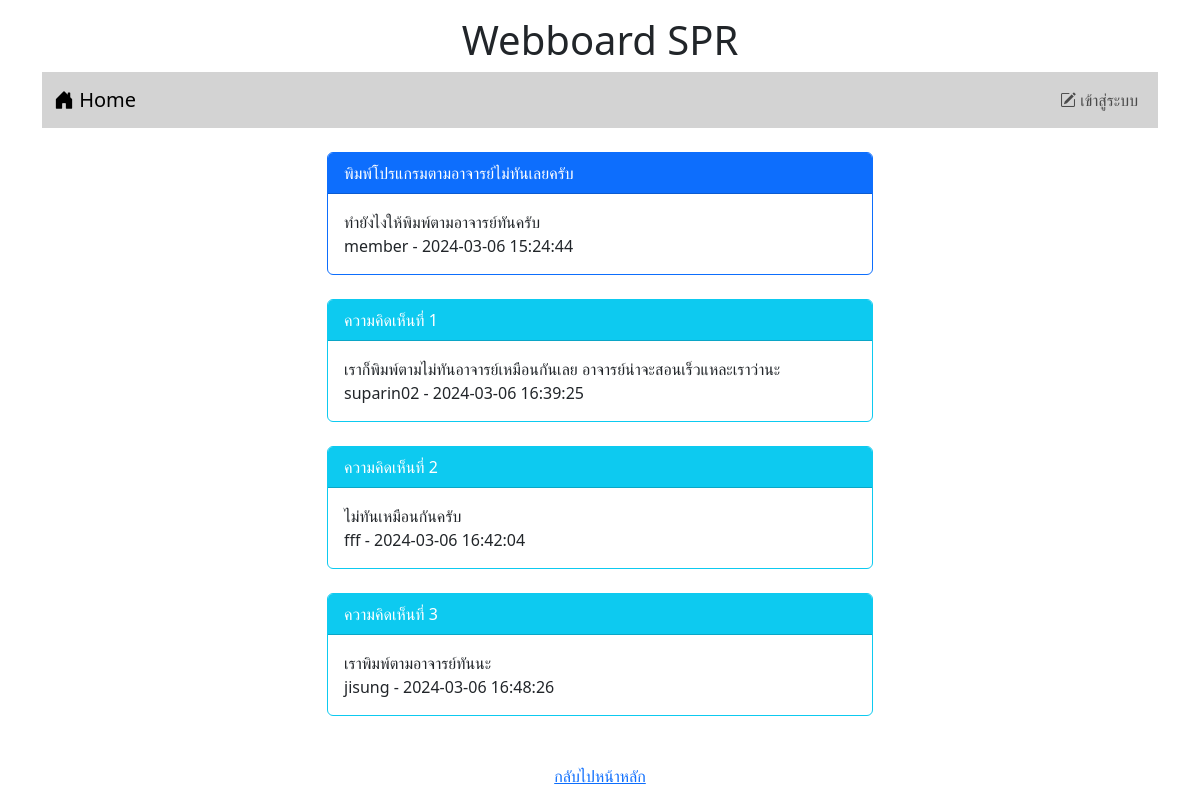
The app's page /post.php?id=4 with its own data.
### tables this page shows
CREATE TABLE `post` (
  `id` int(11) NOT NULL,
  `title` varchar(128) NOT NULL,
  `content` varchar(2048) NOT NULL,
  `post_date` datetime NOT NULL,
  `cat_id` int(11) NOT NULL,
  `user_id` int(11) NOT NULL
);

CREATE TABLE `user` (
  `id` int(11) NOT NULL,
  `login` varchar(32) NOT NULL,
  `password` varchar(64) NOT NULL,
  `name` varchar(64) NOT NULL,
  `gender` char(1) NOT NULL,
  `email` varchar(32) NOT NULL,
  `role` char(1) NOT NULL
);

CREATE TABLE `comment` (
  `id` int(11) NOT NULL,
  `content` varchar(20148) NOT NULL,
  `post_date` datetime NOT NULL,
  `user_id` int(11) NOT NULL,
  `post_id` int(11) NOT NULL
);

### post.php (the view, shortened to what this page needs)
<!DOCTYPE html>
<html lang="en">
<head>
    <link rel="stylesheet" href="bootstrap-5.3.2-dist/css/bootstrap.min.css">
    <link rel="stylesheet" href="https://cdn.jsdelivr.net/npm/bootstrap-icons@1.11.3/font/bootstrap-icons.min.css">
</head>
<body>
    <div class="container-lg">
        <h1 style="text-align: center;" class="mt-3">Webboard SPR</h1>
        <?php include "nav.php" ?>
        <div class="row mt-4">
            <div class="col-lg-3 col-md-2 col-sm-1"></div>
            <div class="col-lg-6 col-md-8 col-sm-10">
            <?php
                $conn = new PDO("mysql:host=localhost;dbname=webboard;charset=utf8","root","");
                $sql = "select post.title,post.content,post.post_date,user.login
                from post inner join user on (post.user_id=user.id) where post.id=$_GET[id]";
                $result = $conn->query($sql);
                while($row=$result->fetch()){
                    echo "<div class='card border-primary'>";
                    echo "<div class='card-header bg-primary text-white'>$row[0]</div>";
                    echo "<div class='card-body'>$row[1]<br>$row[3] - $row[2]</div>";
                    echo "</div>";
                }
            ?>
            <br>
            <?php
                $conn = new PDO("mysql:host=localhost;dbname=webboard;charset=utf8","root","");
                $sql = "select comment.content,comment.post_date,user.login
                from comment inner join user on (comment.user_id=user.id) where comment.post_id=$_GET[id]";
                $result = $conn->query($sql);
                $i = 1;
                while($row=$result->fetch()){
                    echo "<div class='card border-info'>";
                    echo "<div class='card-header bg-info text-white'>ความคิดเห็นที่ $i</div>";
                    echo "<div class='card-body'>$row[0]<br>$row[2] - $row[1]</div>";
                    echo "</div><br>";
                    $i = $i+1;
                }
            ?>
            <br>
            </div>
            <div class="col-lg-3 col-md-2 col-sm-1"></div>
        </div>
    </div>
    <div style="text-align: center;"><a href="index.php">กลับไปหน้าหลัก</a></div>
</body>
</html>

### records on screen
post: title "พิมพ์โปรแกรมตามอาจารย์ไม่ทันเลยครับ", content "ทำยังไงให้พิมพ์ตามอาจารย์ทันครับ", user.login "member", post_date "2024-03-06 15:24:44"
comment: content "เราก็พิมพ์ตามไม่ทันอาจารย์เหมือนกันเลย อาจารย์น่าจะสอนเร็วแหละเราว่านะ", user.login "suparin02", post_date "2024-03-06 16:39:25"
comment: content "ไม่ทันเหมือนกันครับ", user.login "fff", post_date "2024-03-06 16:42:04"
comment: content "เราพิมพ์ตามอาจารย์ทันนะ", user.login "jisung", post_date "2024-03-06 16:48:26"
